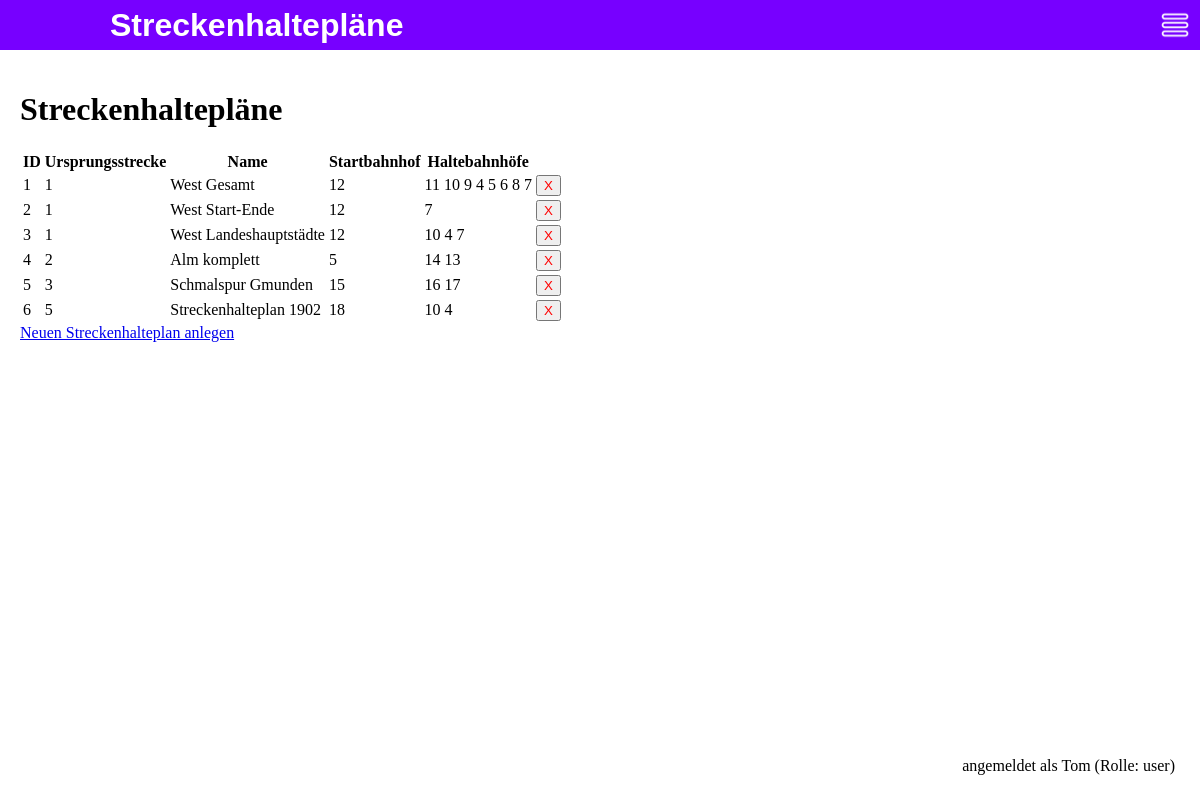
Page /streckenhalteplaene (signed in) on the earlier database version.
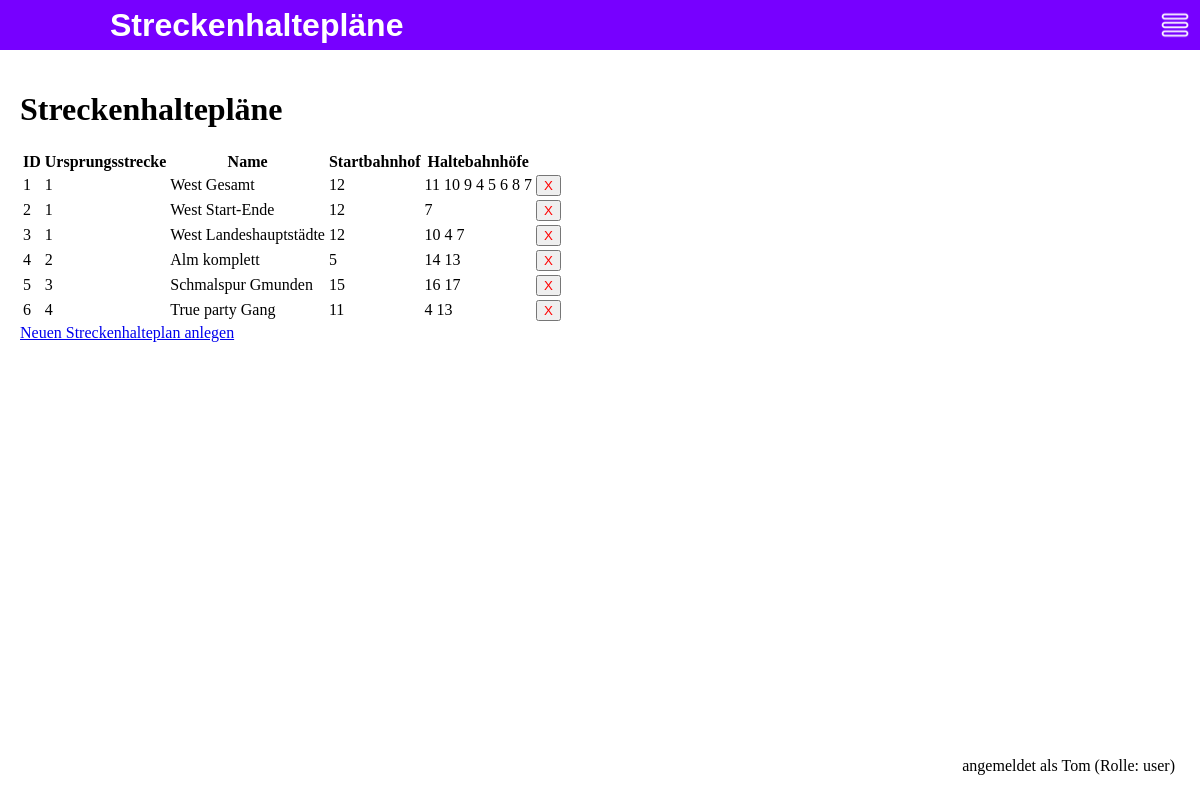
Same page on the later database version.
### app/models.py (models this page shows, shortened)
class Streckenhalteplan(db.Model):
    id = db.Column(db.Integer, primary_key=True)
    name = db.Column(db.String(64))
    start_station_id = db.Column(db.Integer)
    end_station_id = db.Column(db.Integer)
    original_line_id = db.Column(db.Integer)
    sections = db.relationship('Section', backref='streckenhalteplan')
    travel_duration = db.Column(db.Float)

class User(UserMixin, db.Model):
    id = db.Column(db.Integer, primary_key=True)
    username = db.Column(db.String(64), index=True, unique=True)
    email = db.Column(db.String(120), index=True, unique=True)
    password_hash = db.Column(db.String(128))
    role = db.Column(db.String(10), default="user")

### app/routes.py (the view)
@main.route('/streckenhalteplaene')
@login_required
def streckenhalteplaene():
    alle_streckenhalteplaene = Streckenhalteplan.query.all()
    return render_template('streckenhalteplaene.html', page_name='Streckenhaltepläne', user=current_user, streckenhalteplaene=alle_streckenhalteplaene)

### run.py (called while the page is built)
@login_manager.user_loader
def load_user(user_id):
    return User.query.get(int(user_id))

### templates/streckenhalteplaene.html (shortened to what this page needs)
{% extends "base.html" %}
{% block content %}
<head>
</head>
<body>
    <h1>Streckenhaltepläne</h1>
    <table>
        <tr>
            <th>ID</th>
            <th>Ursprungsstrecke</th>
            <th>Name</th>
            <th>Startbahnhof</th>
            <th>Haltebahnhöfe</th>
        </tr>
        {% for plan in streckenhalteplaene %}
        <tr>
            <td>{{ plan.id }}</td>
            <td>{{ plan.original_line_id }}</td>
            <td>{{ plan.name }}</td>
            <td>{{ plan.start_station_id }}</td>
            <td>{{ plan.sections | map(attribute='endStation') | join(' ') }}</td>
            <td>
                <form action="{{ url_for('main.loesche_streckenhalteplan', id=plan.id) }}" method="POST">
                    <button type="submit" style="color: red;">X</button>
                </form>
            </td>
        </tr>
        {% endfor %}
    </table>
    <a href="/streckenhalteplan/">Neuen Streckenhalteplan anlegen</a>
</body>
{% endblock %}

### templates/base.html (shortened to what this page needs)
<!DOCTYPE html>
<html>
<head>
</head>
<body style="margin: 0px">
<div style="background-color: rgb(119, 0, 255); height: 50px; display: flex; justify-content: space-between; align-items: center; padding: 0 10px;">
    <h1 class="page-name">{{ page_name }}</h1>
    <img id="menu-icon" src="{{ url_for('static', filename='icons/menu_icon.png') }}" style="width: 30px; height: 30px; cursor: pointer;">
</div>
<div style="padding: 20px;">
    {% block content %}{% endblock %}
</div>
<div style="position: fixed; bottom: 20px; right: 20px; background-color: white; padding: 5px;">
    {% if current_user.username %}
    angemeldet als {{ current_user.username}} (Rolle: {{current_user.role}})
    {% endif %}
</div>
</body>
</html>

### templates/base.html (style rules this page uses)
.page-name { font-family: "Helvetica"; font-weight: bold; color: white; margin-left: 100px; }

Differences in the rows shown:
changed Streckenhalteplan id 6: original_line_id "5" → "4"; name "Streckenhalteplan 1902" → "True party Gang"; start_station_id "18" → "11"; sections|map "10 4" → "4 13"
